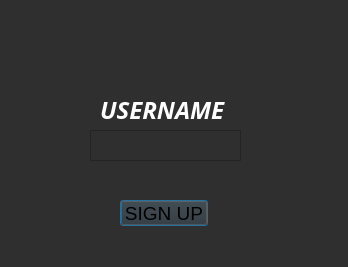
<?xml version="1.0" encoding="UTF-8"?>
<ui version="4.0">
 <class>loginwindow</class>
 <widget class="QDialog" name="loginwindow">
  <property name="geometry">
   <rect>
    <x>0</x>
    <y>0</y>
    <width>348</width>
    <height>267</height>
   </rect>
  </property>
  <property name="maximumSize">
   <size>
    <width>500</width>
    <height>500</height>
   </size>
  </property>
  <property name="windowTitle">
   <string>LOGIN</string>
  </property>
  <property name="styleSheet">
   <string notr="true">background-color: #2F2F2F;</string>
  </property>
  <widget class="QLabel" name="label">
   <property name="geometry">
    <rect>
     <x>100</x>
     <y>100</y>
     <width>151</width>
     <height>20</height>
    </rect>
   </property>
   <property name="font">
    <font>
     <family>Noto Sans</family>
     <pointsize>18</pointsize>
     <italic>true</italic>
     <bold>true</bold>
    </font>
   </property>
   <property name="styleSheet">
    <string notr="true">color: white;
background-color: transparent;</string>
   </property>
   <property name="text">
    <string>USERNAME</string>
   </property>
  </widget>
  <widget class="QPushButton" name="loginButton">
   <property name="geometry">
    <rect>
     <x>120</x>
     <y>200</y>
     <width>88</width>
     <height>26</height>
    </rect>
   </property>
   <property name="font">
    <font>
     <pointsize>14</pointsize>
    </font>
   </property>
   <property name="text">
    <string>SIGN UP</string>
   </property>
  </widget>
  <widget class="QTextEdit" name="usernameInput">
   <property name="geometry">
    <rect>
     <x>90</x>
     <y>130</y>
     <width>151</width>
     <height>31</height>
    </rect>
   </property>
  </widget>
  <widget class="QLabel" name="userImage">
   <property name="geometry">
    <rect>
     <x>130</x>
     <y>10</y>
     <width>71</width>
     <height>61</height>
    </rect>
   </property>
   <property name="styleSheet">
    <string notr="true">background-color: transparent;</string>
   </property>
   <property name="text">
    <string/>
   </property>
   <property name="pixmap">
    <pixmap resource="recursos.qrc">:/imagenes/imagenes/user.png</pixmap>
   </property>
   <property name="scaledContents">
    <bool>true</bool>
   </property>
  </widget>
  <widget class="QLabel" name="label_2">
   <property name="geometry">
    <rect>
     <x>0</x>
     <y>0</y>
     <width>351</width>
     <height>261</height>
    </rect>
   </property>
   <property name="text">
    <string/>
   </property>
   <property name="pixmap">
    <pixmap resource="recursos.qrc">:/imagenes/imagenes/fondos/fondo4.jpg</pixmap>
   </property>
   <property name="scaledContents">
    <bool>false</bool>
   </property>
  </widget>
  <zorder>label_2</zorder>
  <zorder>label</zorder>
  <zorder>loginButton</zorder>
  <zorder>usernameInput</zorder>
  <zorder>userImage</zorder>
 </widget>
 <resources>
  <include location="recursos.qrc"/>
 </resources>
 <connections/>
</ui>
